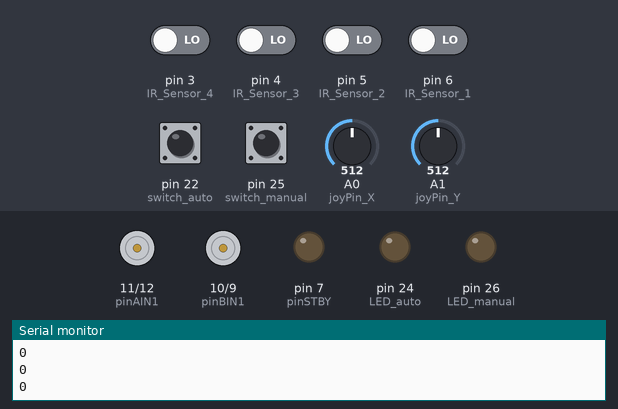
Recording of a sketch running on a simulated Arduino Mega 2560, built with avr-gcc and run on an emulated ATmega2560. Shown: motor-driver pin pairs drawn as motors (green arrow = first pin HIGH = forward, orange = second pin HIGH = backward, longer = more drive, scaled by the enable pin, stopped while the standby pin is LOW), output pins drawn as LEDs (lit = HIGH), the last lines printed to the serial monitor. The inputs (shaded band) are chosen by the test bench; at power-on: pin 3 (IR_Sensor_4), pin 4 (IR_Sensor_3), pin 5 (IR_Sensor_2), pin 6 (IR_Sensor_1), pin 22 (switch_auto), pin 25 (switch_manual) LOW, A0 (joyPin_X) = 512, A1 (joyPin_Y) = 512.

Above: at 1.2 s.
1.3 s: pin 22 (switch_auto) pulled HIGH for 0.15 s
At 2.1 s:
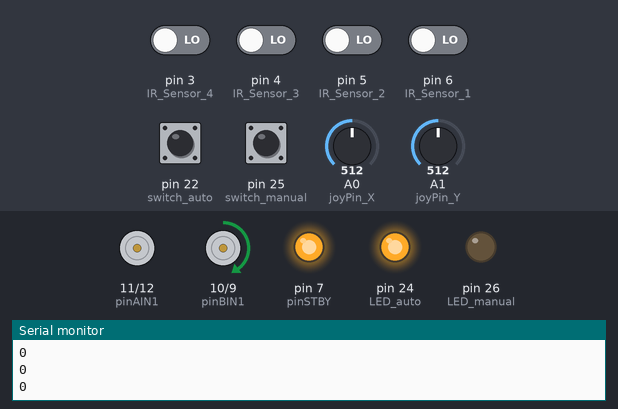
2.9 s: pin 25 (switch_manual) pulled HIGH for 0.15 s
At 3.8 s:
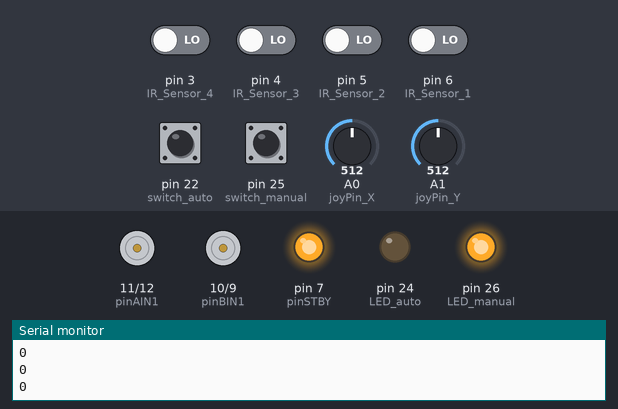
4.5 s: pin 22 (switch_auto) pulled HIGH for 1 s
At 5.7 s:
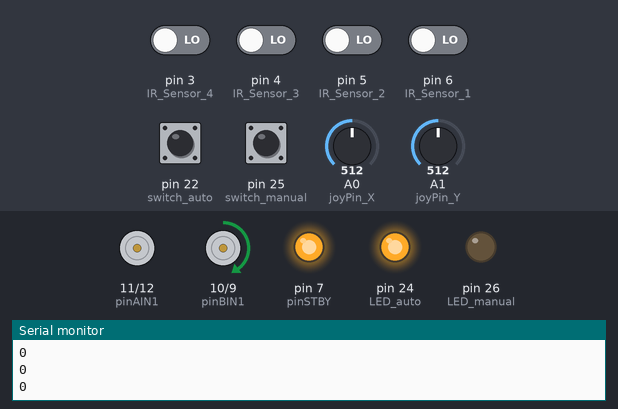
7.0 s: pin 25 (switch_manual) pulled HIGH for 1 s
At 8.2 s:
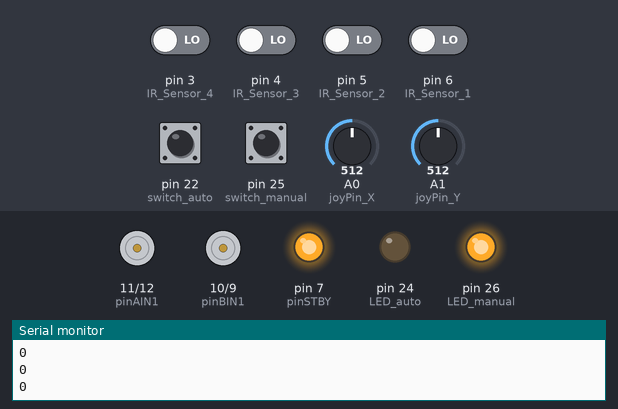
9.5 s: pin 3 (IR_Sensor_4) driven HIGH and pin 4 (IR_Sensor_3) driven HIGH and pin 5 (IR_Sensor_2) driven HIGH and pin 6 (IR_Sensor_1) driven HIGH and pin 22 (switch_auto) driven HIGH
At 10.7 s:
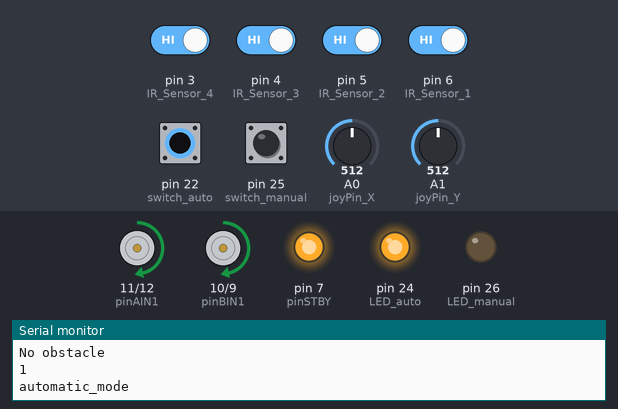
11.0 s: pin 4 (IR_Sensor_3) driven LOW
At 12.3 s:
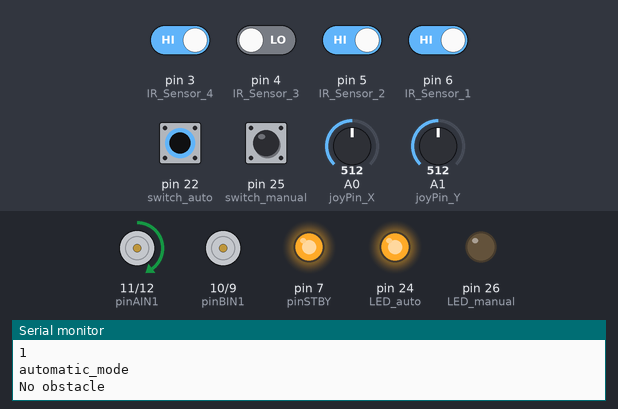
Timing chart, 0 to 13.5 s (numbered marks = the images above; inputs shaded):
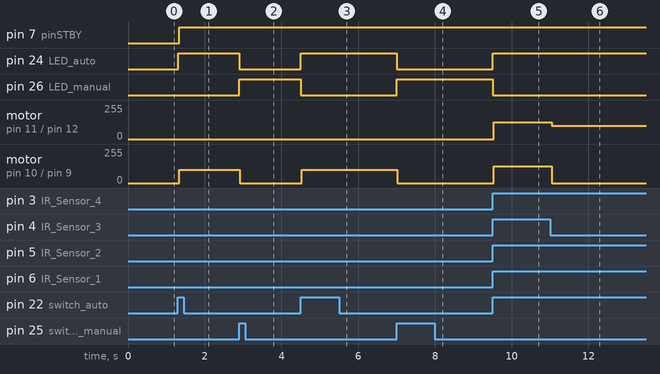

The sketch:

Universal_robot_car.ino
```cpp
//Define the Pins
//switch automatic/manual
int switch_auto = 22;
int switch_manual = 25;
int LED_auto = 24;
int LED_manual = 26;
//Motor 1
int pinAIN1 = 11; //Direction
int pinAIN2 = 12; //Direction
int pinPWMA = 13; //Speed

//Motor 2
int pinBIN1 = 10; //Direction
int pinBIN2 = 9; //Direction
int pinPWMB = 8; //Speed

//Standby
int pinSTBY = 7;

//Constants to help remember the parameters
static boolean turnCW = 0;  //for motorDrive function
static boolean turnCCW = 1; //for motorDrive function
static boolean motor1 = 0;  //for motorDrive, motorStop, motorBrake functions
static boolean motor2 = 1;  //for motorDrive, motorStop, motorBrake functions

// joystrick
int joyPin_X = A0;                 // slider variable connecetd to analog pin 0
int joyPin_Y = A1;                 // slider variable connecetd to analog pin 1

int x;
int y;
// IR-4-sensors-boards
int IR_Sensor_1 = 6;
int IR_Sensor_2 = 5;
int IR_Sensor_3 = 4;
int IR_Sensor_4 = 3;
//KY-32-avoid-IR-sensor
int KY32_sensor = 22;

void motorDrive(boolean motorNumber, boolean motorDirection, int motorSpeed)
{
  /*
    This Drives a specified motor, in a specific direction, at a specified speed:
    - motorNumber: motor1 or motor2 ---> Motor 1 or Motor 2
    - motorDirection: turnCW or turnCCW ---> clockwise or counter-clockwise
    - motorSpeed: 0 to 255 ---> 0 = stop / 255 = fast
  */
  boolean pinIn1;  //Relates to AIN1 or BIN1 (depending on the motor number specified)
  //Specify the Direction to turn the motor
  //Clockwise: AIN1/BIN1 = HIGH and AIN2/BIN2 = LOW
  //Counter-Clockwise: AIN1/BIN1 = LOW and AIN2/BIN2 = HIGH
  if (motorDirection == turnCW)
    pinIn1 = HIGH;
  else
    pinIn1 = LOW;

  //Select the motor to turn, and set the direction and the speed
  if (motorNumber == motor1)
  {
    digitalWrite(pinAIN1, pinIn1);
    digitalWrite(pinAIN2, !pinIn1);  //This is the opposite of the AIN1
    analogWrite(pinPWMA, motorSpeed);
  }
  else
  {
    digitalWrite(pinBIN1, pinIn1);
    digitalWrite(pinBIN2, !pinIn1);  //This is the opposite of the BIN1
    analogWrite(pinPWMB, motorSpeed);
  }
  //Finally , make sure STBY is disabled - pull it HIGH
  digitalWrite(pinSTBY, HIGH);
}
void motorBrake(boolean motorNumber)
{
  if (motorNumber == motor1)
    analogWrite(pinPWMA, 0);
  else
    analogWrite(pinPWMB, 0);
}
void motorStop(boolean motorNumber)
{
  if (motorNumber == motor1) {
    digitalWrite(pinAIN1, LOW);
    digitalWrite(pinAIN2, LOW);
  }
  else
  {
    digitalWrite(pinBIN1, LOW);
    digitalWrite(pinBIN2, LOW);
  }
}
void motorsStandby()
{
  digitalWrite(pinSTBY, LOW);
}
void automatic_mode()
{
  bool obstacle = digitalRead (KY32_sensor);
  digitalWrite(LED_manual, LOW);
  digitalWrite(LED_auto, HIGH);
  Serial.println("automatic_mode");
  if (obstacle == HIGH) // If a signal is detected, the LED will light up when something coming.
  {
    Serial.println("No obstacle");
  }
  else if (obstacle == LOW)
  {
    Serial.println("Obstacle detected");
    motorDrive( motor1 , turnCCW, 200);
    motorDrive( motor2 , turnCCW, 200);
    delay(1000);
    motorDrive( motor1 , turnCCW, 200);
    motorStop( motor2);
    delay(1000);
  }
  int statusSensor1 = digitalRead (IR_Sensor_1);
  int statusSensor2 = digitalRead (IR_Sensor_2);
  int statusSensor3 = digitalRead (IR_Sensor_3);
  int statusSensor4 = digitalRead (IR_Sensor_4);
  if (statusSensor1 == 0) {
    motorDrive( motor2 , turnCW, 100);
    motorStop( motor1);
    delay(500);
  }
  else if (statusSensor2 == 0) {
    motorDrive( motor1 , turnCW, 100);
    motorStop( motor2);
    delay(500);
  }
  else if (statusSensor3 == 0) {
    motorDrive( motor1 , turnCW, 100);
    motorStop( motor2);
    delay(500);
  }
  else if (statusSensor1 == 1 && statusSensor2 == 1) {
    motorDrive( motor1 , turnCW, 125);
    motorDrive( motor2 , turnCW, 125);
    delay(50);
  }
}
void manual_mode()
{
  int x = analogRead(joyPin_X);
  int y = analogRead(joyPin_Y);
  digitalWrite(LED_manual, HIGH);
  digitalWrite(LED_auto, LOW);
  Serial.println("manual_mode");
  if ( x < 300 ) {
    motorDrive( motor1 , turnCCW, 200);
    motorDrive( motor2 , turnCCW, 200);
  }
  else if (x < 800) {
    motorStop( motor1);
    motorStop( motor2);
  }
  else if (x >= 800) {
    motorDrive( motor1 , turnCW, 200);
    motorDrive( motor2 , turnCW, 200);
  }
  if (y < 300) {
    motorDrive( motor1 , turnCW, 200);
    motorStop( motor2);
  }
  else if (y > 800) {
    motorDrive( motor2 , turnCW, 200);
    motorStop( motor1);
  }
}
void setup()
{
  //Set the PIN Modes
  pinMode(joyPin_X, INPUT);
  pinMode(joyPin_Y, INPUT);
  pinMode (IR_Sensor_1, INPUT);
  pinMode (IR_Sensor_2, INPUT);
  pinMode (IR_Sensor_3, INPUT);
  pinMode (IR_Sensor_4, INPUT);
  pinMode (KY32_sensor, INPUT);
  pinMode(switch_auto, INPUT);

  pinMode(pinPWMA, OUTPUT);
  pinMode(pinAIN1, OUTPUT);
  pinMode(pinAIN2, OUTPUT);
  pinMode(pinPWMB, OUTPUT);
  pinMode(pinBIN1, OUTPUT);
  pinMode(pinBIN2, OUTPUT);
  pinMode(pinSTBY, OUTPUT);
  pinMode(LED_auto, OUTPUT);
  pinMode(LED_manual, OUTPUT);
  Serial.begin(9600);
}
void loop()
{
  int m1 = digitalRead(switch_auto);
  int m2 = digitalRead(switch_manual);
  Serial.println(m1);
  if (m2 == 1 && m1 == 0) {
    manual_mode();
  }
  else if (m1 == 1 && m2 == 0) {
    automatic_mode();
  }
}
```

Measured:
- after the input at 1.3 s, pin 7 (pinSTBY), pin 24 (LED_auto): LOW → HIGH at once; motor on pin 10 (pinBIN1) / pin 9 (pinBIN2): stopped → forward 100/255 at once
- after the input at 2.9 s, pin 24 (LED_auto): HIGH → LOW at once; pin 26 (LED_manual): LOW → HIGH at once; motor on pin 10 (pinBIN1) / pin 9 (pinBIN2): forward 100/255 → stopped at once
- after the input at 4.5 s, pin 24 (LED_auto): LOW → HIGH at once; pin 26 (LED_manual): HIGH → LOW at once; motor on pin 10 (pinBIN1) / pin 9 (pinBIN2): stopped → forward 100/255 at once
- after the input at 7.0 s, pin 24 (LED_auto): HIGH → LOW at once; pin 26 (LED_manual): LOW → HIGH at once; motor on pin 10 (pinBIN1) / pin 9 (pinBIN2): forward 100/255 → stopped at once
- after the input at 9.5 s, pin 24 (LED_auto): LOW → HIGH at once; pin 26 (LED_manual): HIGH → LOW at once; motor on pin 11 (pinAIN1) / pin 12 (pinAIN2), motor on pin 10 (pinBIN1) / pin 9 (pinBIN2): stopped → forward 125/255 at once
- after the input at 11.0 s, motor on pin 11 (pinAIN1) / pin 12 (pinAIN2): forward 125/255 → forward 100/255 after 0.05 s; motor on pin 10 (pinBIN1) / pin 9 (pinBIN2): forward 125/255 → stopped after 0.05 s
